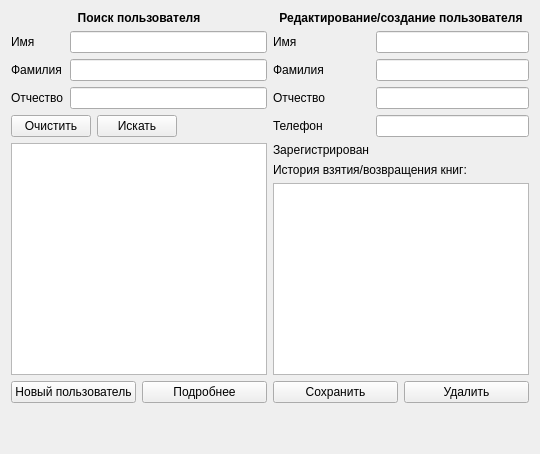
      <widget class="QWidget" name="tab_2">
       <attribute name="title">
        <string>Пользователи</string>
       </attribute>
       <layout class="QHBoxLayout" name="horizontalLayout_24">
        <item>
         <layout class="QVBoxLayout" name="verticalLayout_13">
          <item>
           <layout class="QHBoxLayout" name="horizontalLayout_7">
            <item>
             <layout class="QVBoxLayout" name="verticalLayout_11">
              <item>
               <widget class="QLabel" name="label_17">
                <property name="font">
                 <font>
                  <weight>75</weight>
                  <bold>true</bold>
                 </font>
                </property>
                <property name="text">
                 <string>Поиск пользователя</string>
                </property>
                <property name="alignment">
                 <set>Qt::AlignCenter</set>
                </property>
               </widget>
              </item>
              <item>
               <layout class="QGridLayout" name="gridLayout_4">
                <item row="1" column="0">
                 <widget class="QLabel" name="label_35">
                  <property name="text">
                   <string>Фамилия</string>
                  </property>
                 </widget>
                </item>
                <item row="0" column="1">
                 <widget class="QLineEdit" name="searchFirstnameLineEdit"/>
                </item>
                <item row="1" column="1">
                 <widget class="QLineEdit" name="searchLastnameLineEdit"/>
                </item>
                <item row="0" column="0">
                 <widget class="QLabel" name="label_34">
                  <property name="text">
                   <string>Имя</string>
                  </property>
                 </widget>
                </item>
                <item row="2" column="0">
                 <widget class="QLabel" name="label_36">
                  <property name="text">
                   <string>Отчество</string>
                  </property>
                 </widget>
                </item>
                <item row="2" column="1">
                 <widget class="QLineEdit" name="searchMiddlenameLineEdit"/>
                </item>
               </layout>
              </item>
              <item>
               <layout class="QHBoxLayout" name="horizontalLayout_23">
                <item>
                 <widget class="QPushButton" name="clearUserSearchFieldBtn">
                  <property name="text">
                   <string>Очистить</string>
                  </property>
                 </widget>
                </item>
                <item>
                 <widget class="QPushButton" name="searchUserBtn">
                  <property name="text">
                   <string>Искать</string>
                  </property>
                 </widget>
                </item>
                <item>
                 <spacer name="horizontalSpacer_12">
                  <property name="orientation">
                   <enum>Qt::Horizontal</enum>
                  </property>
                  <property name="sizeHint" stdset="0">
                   <size>
                    <width>40</width>
                    <height>20</height>
                   </size>
                  </property>
                 </spacer>
                </item>
               </layout>
              </item>
              <item>
               <widget class="QListWidget" name="userList"/>
              </item>
              <item>
               <layout class="QHBoxLayout" name="horizontalLayout_25">
                <item>
                 <widget class="QPushButton" name="createNewUserBtn">
                  <property name="text">
                   <string>Новый пользователь</string>
                  </property>
                 </widget>
                </item>
                <item>
                 <widget class="QPushButton" name="editSelectedUserBtn">
                  <property name="text">
                   <string>Подробнее</string>
                  </property>
                 </widget>
                </item>
               </layout>
              </item>
             </layout>
            </item>
            <item>
             <layout class="QVBoxLayout" name="verticalLayout_12">
              <item>
               <widget class="QLabel" name="label_31">
                <property name="font">
                 <font>
                  <weight>75</weight>
                  <bold>true</bold>
                 </font>
                </property>
                <property name="text">
                 <string>Редактирование/создание пользователя</string>
                </property>
                <property name="alignment">
                 <set>Qt::AlignCenter</set>
                </property>
               </widget>
              </item>
              <item>
               <layout class="QGridLayout" name="gridLayout_3">
                <item row="1" column="1">
                 <widget class="QLineEdit" name="lastnameLineEdit"/>
                </item>
                <item row="3" column="0">
                 <widget class="QLabel" name="label_30">
                  <property name="text">
                   <string>Телефон</string>
                  </property>
                 </widget>
                </item>
                <item row="4" column="1">
                 <widget class="QLabel" name="registerDateLabel">
                  <property name="text">
                   <string/>
                  </property>
                 </widget>
                </item>
                <item row="4" column="0">
                 <widget class="QLabel" name="label_32">
                  <property name="text">
                   <string>Зарегистрирован</string>
                  </property>
                 </widget>
                </item>
                <item row="0" column="0">
                 <widget class="QLabel" name="label_27">
                  <property name="text">
                   <string>Имя</string>
                  </property>
                 </widget>
                </item>
                <item row="0" column="1">
                 <widget class="QLineEdit" name="firstnameLineEdit"/>
                </item>
                <item row="1" column="0">
                 <widget class="QLabel" name="label_28">
                  <property name="text">
                   <string>Фамилия</string>
                  </property>
                 </widget>
                </item>
                <item row="3" column="1">
                 <widget class="QLineEdit" name="phoneLineEdit"/>
                </item>
                <item row="2" column="0">
                 <widget class="QLabel" name="label_29">
                  <property name="text">
                   <string>Отчество</string>
                  </property>
                 </widget>
                </item>
                <item row="2" column="1">
                 <widget class="QLineEdit" name="middlenameLineEdit"/>
                </item>
               </layout>
              </item>
              <item>
               <widget class="QLabel" name="label_26">
                <property name="text">
                 <string>История взятия/возвращения книг:</string>
                </property>
               </widget>
              </item>
              <item>
               <widget class="QListWidget" name="bookHistoryList"/>
              </item>
              <item>
               <layout class="QHBoxLayout" name="horizontalLayout_6">
                <item>
                 <widget class="QPushButton" name="saveUserBtn">
                  <property name="text">
                   <string>Сохранить</string>
                  </property>
                 </widget>
                </item>
                <item>
                 <widget class="QPushButton" name="deleteUserBtn">
                  <property name="text">
                   <string>Удалить</string>
                  </property>
                 </widget>
                </item>
               </layout>
              </item>
             </layout>
            </item>
           </layout>
          </item>
          <item>
           <spacer name="verticalSpacer_4">
            <property name="orientation">
             <enum>Qt::Vertical</enum>
            </property>
            <property name="sizeHint" stdset="0">
             <size>
              <width>20</width>
              <height>40</height>
             </size>
            </property>
           </spacer>
          </item>
         </layout>
        </item>
       </layout>
      </widget>
